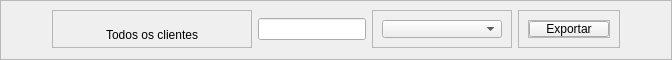
        <widget class="QFrame" name="frListButtons">
         <property name="minimumSize">
          <size>
           <width>0</width>
           <height>60</height>
          </size>
         </property>
         <property name="maximumSize">
          <size>
           <width>16777215</width>
           <height>60</height>
          </size>
         </property>
         <property name="styleSheet">
          <string notr="true"/>
         </property>
         <property name="frameShape">
          <enum>QFrame::StyledPanel</enum>
         </property>
         <property name="frameShadow">
          <enum>QFrame::Raised</enum>
         </property>
         <layout class="QGridLayout" name="gridLayout_4">
          <property name="topMargin">
           <number>9</number>
          </property>
          <property name="verticalSpacing">
           <number>6</number>
          </property>
          <item row="1" column="4">
           <widget class="QFrame" name="frRightButtons">
            <property name="minimumSize">
             <size>
              <width>100</width>
              <height>0</height>
             </size>
            </property>
            <property name="maximumSize">
             <size>
              <width>160</width>
              <height>60</height>
             </size>
            </property>
            <property name="frameShape">
             <enum>QFrame::StyledPanel</enum>
            </property>
            <property name="frameShadow">
             <enum>QFrame::Raised</enum>
            </property>
            <layout class="QHBoxLayout" name="horizontalLayout_19">
             <item>
              <widget class="QFrame" name="frRightButtons">
               <property name="maximumSize">
                <size>
                 <width>16777215</width>
                 <height>60</height>
                </size>
               </property>
               <property name="frameShape">
                <enum>QFrame::StyledPanel</enum>
               </property>
               <property name="frameShadow">
                <enum>QFrame::Raised</enum>
               </property>
               <layout class="QHBoxLayout" name="horizontalLayout_19">
                <property name="spacing">
                 <number>16</number>
                </property>
                <property name="leftMargin">
                 <number>0</number>
                </property>
                <property name="topMargin">
                 <number>0</number>
                </property>
                <property name="rightMargin">
                 <number>0</number>
                </property>
                <property name="bottomMargin">
                 <number>0</number>
                </property>
                <item>
                 <widget class="QPushButton" name="pbExportar">
                  <property name="text">
                   <string>Exportar</string>
                  </property>
                 </widget>
                </item>
               </layout>
              </widget>
             </item>
            </layout>
           </widget>
          </item>
          <item row="1" column="1">
           <widget class="QFrame" name="frNomeTabela">
            <property name="minimumSize">
             <size>
              <width>190</width>
              <height>0</height>
             </size>
            </property>
            <property name="maximumSize">
             <size>
              <width>200</width>
              <height>16777215</height>
             </size>
            </property>
            <property name="frameShape">
             <enum>QFrame::StyledPanel</enum>
            </property>
            <property name="frameShadow">
             <enum>QFrame::Raised</enum>
            </property>
            <layout class="QHBoxLayout" name="horizontalLayout_4">
             <item>
              <widget class="QLabel" name="lbNomeTabela">
               <property name="minimumSize">
                <size>
                 <width>180</width>
                 <height>30</height>
                </size>
               </property>
               <property name="maximumSize">
                <size>
                 <width>180</width>
                 <height>16777215</height>
                </size>
               </property>
               <property name="text">
                <string>Todos os clientes</string>
               </property>
               <property name="alignment">
                <set>Qt::AlignCenter</set>
               </property>
              </widget>
             </item>
            </layout>
           </widget>
          </item>
          <item row="1" column="3">
           <widget class="QFrame" name="frCmbFilter">
            <property name="minimumSize">
             <size>
              <width>140</width>
              <height>0</height>
             </size>
            </property>
            <property name="maximumSize">
             <size>
              <width>170</width>
              <height>60</height>
             </size>
            </property>
            <property name="frameShape">
             <enum>QFrame::StyledPanel</enum>
            </property>
            <property name="frameShadow">
             <enum>QFrame::Raised</enum>
            </property>
            <layout class="QHBoxLayout" name="horizontalLayout_18">
             <item>
              <widget class="QComboBox" name="comboBox">
               <property name="maximumSize">
                <size>
                 <width>140</width>
                 <height>16777215</height>
                </size>
               </property>
              </widget>
             </item>
            </layout>
           </widget>
          </item>
          <item row="1" column="5">
           <spacer name="horizontalSpacer_7">
            <property name="orientation">
             <enum>Qt::Horizontal</enum>
            </property>
            <property name="sizeHint" stdset="0">
             <size>
              <width>40</width>
              <height>20</height>
             </size>
            </property>
           </spacer>
          </item>
          <item row="1" column="0">
           <spacer name="horizontalSpacer_6">
            <property name="orientation">
             <enum>Qt::Horizontal</enum>
            </property>
            <property name="sizeHint" stdset="0">
             <size>
              <width>40</width>
              <height>20</height>
             </size>
            </property>
           </spacer>
          </item>
          <item row="1" column="2">
           <widget class="QLineEdit" name="leSearchCliente"/>
          </item>
         </layout>
        </widget>
